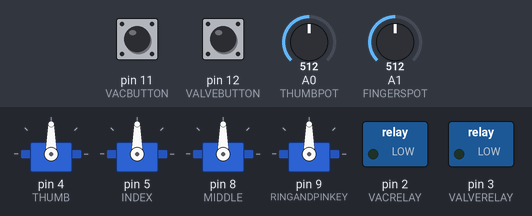
This sketch was run on a simulated Arduino Uno, built with avr-gcc and run on an emulated ATmega328P. Shown: 4 × servo, switched loads named in the sketch (green lamp = pin HIGH). The inputs (shaded band) are chosen by the test bench; at power-on: A0 (THUMBPOT) = 512, A1 (FINGERSPOT) = 512, pin 11 (VACBUTTON) LOW, pin 12 (VALVEBUTTON) LOW.

Above: at 1.2 s.
1.3 s: A0 (THUMBPOT) set to 716
At 2.1 s:
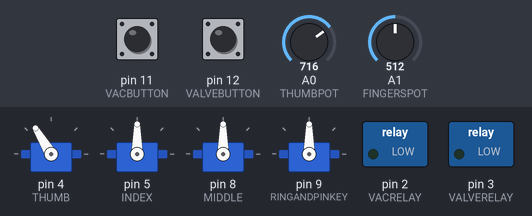
2.8 s: A1 (FINGERSPOT) set to 716
At 3.2 s:
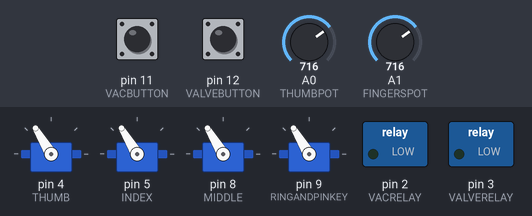
4.3 s: pin 11 (VACBUTTON) pulled HIGH for 0.15 s
At 4.39 s:
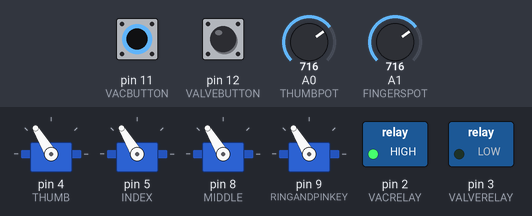
5.9 s: pin 12 (VALVEBUTTON) pulled HIGH for 0.15 s
At 5.98 s:
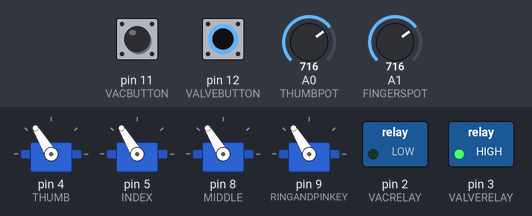
7.5 s: A0 (THUMBPOT) set to 900
At 8.5 s:
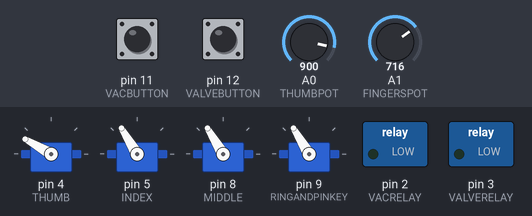
9.0 s: A1 (FINGERSPOT) set to 900
At 10.2 s:
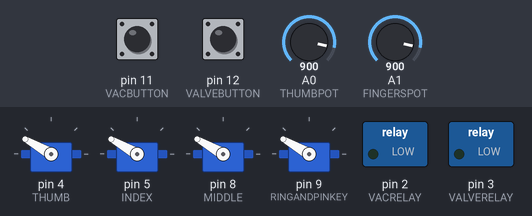
Timing chart, 0 to 11.5 s (numbered marks = the images above; inputs shaded):
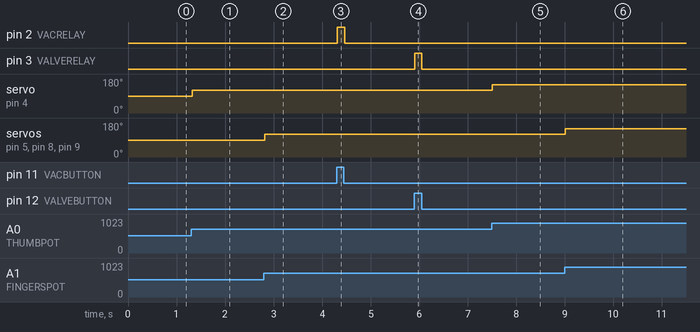

The sketch:

Pump_Test.ino
```cpp
//motor stuff
#include <Servo.h>

//int movetime = 0;
//thumb potentiometer controller
const int THUMBPOT = A0;
int thumbpotval = 0;
const int FINGERSPOT = A1;
int fingerspotval = 0;
//int thumbpotval2 = 0;
//int thumbanglediff = 0;

//thumb
const int THUMB = 4;
Servo thumbservo;

const int INDEX = 5;
Servo indexservo;

const int MIDDLE = 8;
Servo middleservo;

const int RINGANDPINKEY = 9;
Servo ringandpinkeyservo;

//limiter potentiometer motor control stuff
//const int THUMBLIMITPOT = A2;
//int thumblimitval1 = 0;
//int thumblimitval2 = 0;
//int thumblimitdiff = 0;
//const int INDEXLIMITPOT = A5;//not final val
//int indexlimitval = 0;


//pneumatic stuff
const int VACRELAY = 2;
const int VALVERELAY = 3;
const int VACBUTTON = 11;
const int VALVEBUTTON = 12;
int vacbuttonstate = 0;
int valvebuttonstate = 0;

void setup() {
// put your setup code here, to run once:

//motor initialization
thumbservo.attach(THUMB);
pinMode(4, OUTPUT);
pinMode(THUMB, OUTPUT);

indexservo.attach(INDEX);
pinMode(5, OUTPUT);
pinMode(INDEX, OUTPUT);

middleservo.attach(MIDDLE);
pinMode(8, OUTPUT);
pinMode(MIDDLE, OUTPUT);

ringandpinkeyservo.attach(RINGANDPINKEY);
pinMode(9, OUTPUT);
pinMode(RINGANDPINKEY, OUTPUT);

Serial.begin(9600);

//pneumatic initialization
pinMode(2, OUTPUT);
pinMode(3, OUTPUT);
pinMode(11, INPUT);
pinMode(12, INPUT);
pinMode(VACRELAY, OUTPUT);
pinMode(VALVERELAY, OUTPUT);
pinMode(VACBUTTON, INPUT);
pinMode(VALVEBUTTON, INPUT);
}

void loop() {
  // put your main code here, to run repeatedly:

//thumb control
//check if limit pot is moving
    //thumblimitval1 = analogRead(THUMBLIMITPOT);//(7-914 #3)
        //thumblimitval1 = map(thumblimitval1, 7, 904, 1, 100);
    //delay (10);
    //thumblimitval2 = analogRead(THUMBLIMITPOT);
        //thumblimitval2 = map(thumblimitval2, 7, 904, 1, 100);
    //thumblimitdiff = thumblimitval2 - thumblimitval1;
//check to see if thumb control pot is moving
  //  thumbpotval1 = analogRead(THUMBPOT);
  //  thumbpotval1 = map(thumbpotval1, 0, 1023, 10, 160);
  //  delay (10);
  //  thumbpotval2 = analogRead(THUMBPOT);
  //  thumbpotval2 = map(thumbpotval2, 0, 1023, 10, 160);
  //  thumbanglediff = thumbpotval2 - thumbpotval1;

//for (int movetime = 0; movetime <= 1000; movetime++)
//{
  thumbpotval = analogRead(THUMBPOT);
  thumbpotval = map(thumbpotval, 0, 1023, 10, 170);
  thumbservo.write(thumbpotval);
  delay(5);

  fingerspotval = analogRead(FINGERSPOT);
  fingerspotval = map(fingerspotval, 0, 1023, 10, 170);
  indexservo.write(fingerspotval);
  delay(5);
  fingerspotval = analogRead(FINGERSPOT);
  fingerspotval = map(fingerspotval, 0, 1023, 10, 170);
  middleservo.write(fingerspotval);
  delay(5);
  fingerspotval = analogRead(FINGERSPOT);
  fingerspotval = map(fingerspotval, 0, 1023, 10, 170);
  ringandpinkeyservo.write(fingerspotval);
  delay (5);
//}

//pneumatic stuff
 vacbuttonstate = digitalRead(VACBUTTON);
 valvebuttonstate = digitalRead(VALVEBUTTON);

 if (vacbuttonstate == HIGH)digitalWrite(VACRELAY,HIGH);
 if (vacbuttonstate == LOW)digitalWrite(VACRELAY,LOW);
 if (valvebuttonstate == HIGH)digitalWrite(VALVERELAY,HIGH);
 if (valvebuttonstate == LOW)digitalWrite(VALVERELAY,LOW);
}
```

Measured:
- after the input at 1.3 s, servo on pin 4 (THUMB): 90° → 121° at once
- after the input at 2.8 s, servo on pin 5 (INDEX), servo on pin 8 (MIDDLE), servo on pin 9 (RINGANDPINKEY): 90° → 121° at once
- after the input at 4.3 s, pin 2 (VACRELAY): LOW → HIGH at once, → LOW 0.15 s later
- after the input at 5.9 s, pin 3 (VALVERELAY): LOW → HIGH at once, → LOW 0.15 s later
- after the input at 7.5 s, servo on pin 4 (THUMB): 121° → 150° at once
- after the input at 9.0 s, servo on pin 5 (INDEX), servo on pin 8 (MIDDLE), servo on pin 9 (RINGANDPINKEY): 121° → 150° at once
